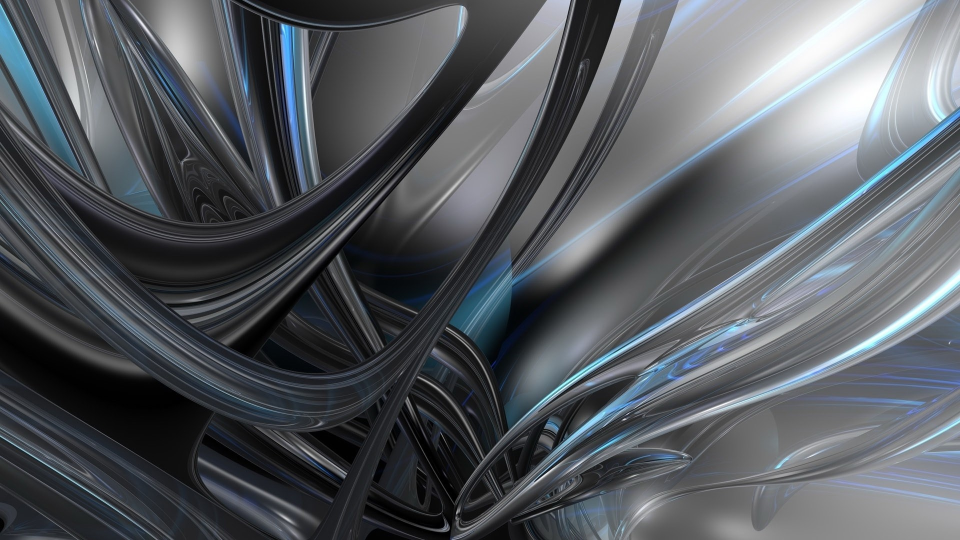
#> input picture data_generation/for_detection/images/img_101.jpg, 1920 x 1080 px (shown at 1/2 size); its folder holds only this picture in this run
$ python put_text.py
#> lines starting #> are read from the running program, lines starting #| are printed output that depends on the picture
### data_generation/for_detection/rotate_text.py
import matplotlib.pyplot as plt
import scipy as sp
from PIL import ImageFont, ImageDraw, Image

import numpy as np

def draw_rotated_text(image, angle, xy, text, fill, *args, **kwargs):

    # get the size of our image
    width, height = image.size
    max_dim = max(width, height)

    # build a transparency mask large enough to hold the text
    mask_size = (max_dim * 2, max_dim * 2)
    mask = Image.new('L', mask_size, 0)

    # add text to mask
    draw = ImageDraw.Draw(mask)
    draw.text((max_dim, max_dim), text, 255, *args, **kwargs)

    if angle % 90 == 0:
        # rotate by multiple of 90 deg is easier
        rotated_mask = mask.rotate(angle)
    else:
        # rotate an an enlarged mask to minimize jaggies
        bigger_mask = mask.resize((max_dim*8, max_dim*8),
                                  resample=Image.BICUBIC)
        rotated_mask = bigger_mask.rotate(angle).resize(
            mask_size, resample=Image.LANCZOS)

    # crop the mask to match image
    mask_xy = (max_dim - xy[0], max_dim - xy[1])
    b_box = mask_xy + (mask_xy[0] + width, mask_xy[1] + height)
    mask = rotated_mask.crop(b_box)

    # paste the appropriate color, with the text transparency mask
    color_image = Image.new('RGBA', image.size, fill)
    image.paste(color_image, mask)
    image

### data_generation/for_detection/put_text.py
import re
import numpy as np #!
from numpy import savetxt
import random
import cv2
import numpy as np
import matplotlib as plt
from PIL import ImageFont, ImageDraw, Image
import os
from rotate_text import draw_rotated_text
import math

img_w = 512
img_h = 512
#mp.dps = 0

def find_point(x, y) :
    x1 = 0
    y1 = 0
    x2 = img_w
    y2 = img_h

    if (x > x1 and x < x2 and
        y > y1 and y < y2) :
        return True
    else :
        return False

def is_cor_inside_image(tl, tr, bl, br):
    if find_point(tl[0], tl[1]) and find_point(tr[0], tr[1]):
        if find_point(bl[0], bl[1]) and find_point(br[0],br[1]):
            return True
    return False

# [13 lines of commented-out code are left out]

def pil2cv(imgPIL):
    imgCV_RGB = np.array(imgPIL, dtype = np.uint8)
    imgCV_BGR = np.array(imgPIL)[:, :, ::-1]
    return imgCV_BGR

def cv2pil(imgCV):
    imgCV_RGB = imgCV[:, :, ::-1]
    imgPIL = Image.fromarray(imgCV_RGB)
    return imgPIL

def cv2_putText(img, text, org, fontFace, color, shape):
	b, g, r = color
	x, y = org
	colorRGB = (r, g, b)
	imgPIL = cv2pil(img)
	draw = ImageDraw.Draw(imgPIL)
	#fontPIL = ImageFont.truetype(font = fontFace, size = fontScale)
	#draw.rectangle(shape, outline = (0,255,0), width = 2)
	draw.text(xy = (x,y), text = text, fill = colorRGB, font = fontFace)
	imgCV = pil2cv(imgPIL)
	return imgCV

def gen_random_par(words_list):
    words_index = random.randint(0,len(words_list) -1)
    font_scale = random.randint(30,80)
    horizontal = random.randint(0,2)
    words = words_list[words_index]
    words_len = len(words) - 1

    if words_len < 4:
        x_cor = random.randint(10,int(img_w/2))
    else :
        x_cor = random.randint(10,int(img_w/4))


    y_cor = random.randint(font_scale, int(img_h - font_scale))


    font = ImageFont.truetype("./fonts/MSGOTHIC.TTC", font_scale)

    tl = (x_cor, y_cor)
    tr = (int(x_cor + words_len*font_scale + font_scale), y_cor)
    br = (int(x_cor + words_len*font_scale + font_scale),int(y_cor + font_scale),)
    bl = (x_cor, int(y_cor + font_scale))

    return words, font, horizontal, font_scale, tl, tr, bl, br

def boxes_intersection(bb1, bb2):
    """
    check two bounding boxes intersect.

    """
    assert bb1[0][0] < bb1[1][0]
    assert bb1[0][1] < bb1[1][1]
    assert bb2[0][0] < bb2[1][0]
    assert bb2[0][1] < bb2[1][1]

    # determine the coordinates of the intersection rectangle
    x_left = max(bb1[0][0], bb2[0][0])
    y_top = max(bb1[0][1], bb2[0][1])
    x_right = min(bb1[1][0], bb2[1][0])
    y_bottom = min(bb1[1][1], bb2[1][1])

    if x_right < x_left or y_bottom < y_top:
        return False
    return True


def main():
    results_dir = "synth_text_images"
    #img_dir = "images"
    # results_dir = "results"
    img_dir = "images"
    if not os.path.exists(results_dir):
        os.mkdir(results_dir)

    words_list = np.zeros(shape=(1, 1),dtype=object)

    with open('katakana_words.txt', 'r', encoding='utf-8') as f:
#> (reads data_generation/for_detection/katakana_words.txt from the repository)
        for line in f:
            words_list = np.append(words_list, line.replace("\n",""))
    words_list = np.delete(words_list,0)

    text_color_list = [(0, 0, 255),(0,0,0),(15, 8, 44), (0,0,0), (255,250,250), (255,0,0), (255,250,250), (255,127,0)]
    #blue, black, dark blue, black, red, white,orange
    count = 0

    for filename in os.listdir(img_dir):
        if filename.endswith(".jpg"):

            image = cv2.imread(os.path.join(img_dir,filename))
#> image is the input picture: shape (1080, 1920, 3); mean B, G, R 95.8, 90.5, 86.2
            count+=1
            words_num = random.randint(1,3)

            cor_list = []

            if not image is None:
                image = cv2.resize(image, (img_w,img_h))
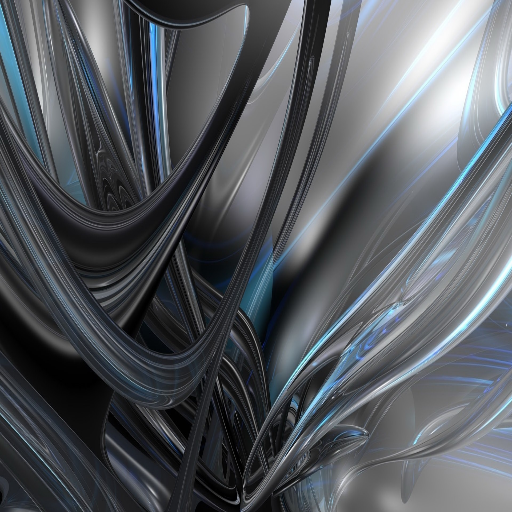
#> image: shape (512, 512, 3); mean B, G, R 95.7, 90.4, 86.1

                for i in range(words_num):
                    is_not_cor_inside = True
                    is_not_box_intersect = True

                    if i == 0:
                        while is_not_cor_inside:

                            words, font, horizontal, font_scale, tl, tr, bl, br = gen_random_par(words_list)
                            if is_cor_inside_image(tl,tr,bl,br):
                                is_not_cor_inside = False
                        cor_list.append([tl, br])
                    elif i == 1:
                        while is_not_box_intersect:
                            while is_not_cor_inside:
                                words, font, horizontal, font_scale, tl, tr, bl, br = gen_random_par(words_list)
                                if is_cor_inside_image(tl,tr,bl,br):
                                    is_not_cor_inside = False
                            cor_list.append([tl, br])
                            check = boxes_intersection(cor_list[i-1], cor_list[i])
                            if check == False:
                                is_not_box_intersect = False
                            else:
                                cor_list.pop(-1)
                                is_not_cor_inside = True
                    elif i == 2:
                        while is_not_box_intersect:
                            while is_not_cor_inside:
                                words, font, horizontal, font_scale, tl, tr, bl, br = gen_random_par(words_list)
                                if is_cor_inside_image(tl,tr,bl,br):
                                    is_not_cor_inside = False
                            cor_list.append([tl, br])
                            check_2 = boxes_intersection(cor_list[0], cor_list[i])
                            check_3 = boxes_intersection(cor_list[1], cor_list[i])
                            if check_2 == False and check_3 == False:
                                is_not_box_intersect = False
                            else:
                                cor_list.pop(-1)
                                is_not_cor_inside = True

                    if not horizontal:
                        image = Image.fromarray(image)

                        angle = random.randint(-15,15)
                        draw_rotated_text(image, angle, (abs(int(tl[0])), abs(int(tl[1] - font_scale*0))), words,
                                            random.choice(text_color_list), font=font)

                        image = np.array(image)
                        #cv2.rectangle(image, tl, br, (0, 255, 0), 2)
                        # cv2.imshow("text", image)
                        # cv2.waitKey(0)
                    else :
                        image = cv2_putText(img = image, text = words,
                                    org = (tl[0], tl[1] - font_scale*0.15 ), fontFace = font,
                                    color = random.choice(text_color_list), shape = [tl, br])
#> this loop made 2 passes
#> pass 1, in draw_rotated_text, `rotated_mask = mask.rotate(angle)`:
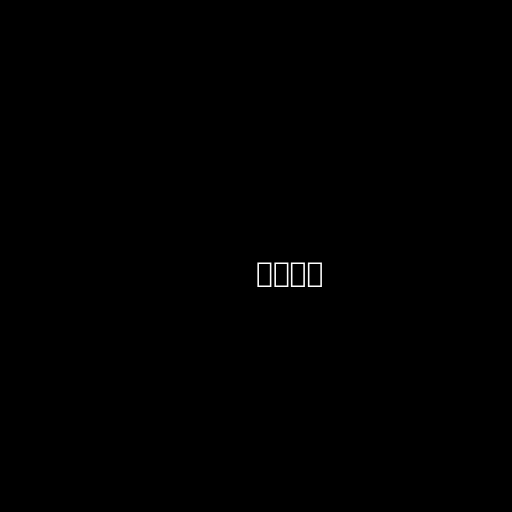
#> rotated_mask: PIL image 1024x1024 L (shown at 1/2 size); min 0, max 255, mean 0.4
#> pass 1, in draw_rotated_text, `mask = rotated_mask.crop(b_box)`:
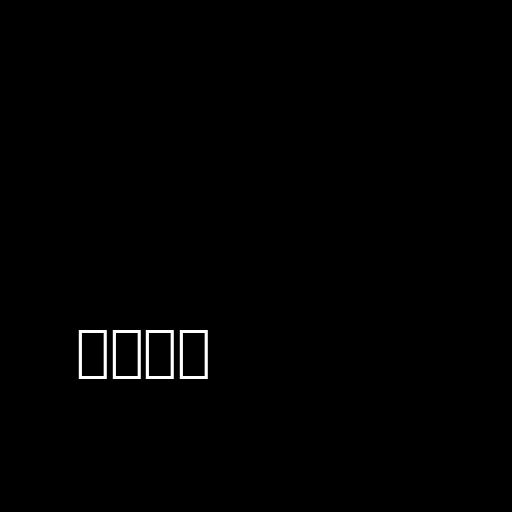
#> mask: PIL image 512x512 L; min 0, max 255, mean 1.7
#> pass 1, in draw_rotated_text, `color_image = Image.new('RGBA', image.size, fill)`:
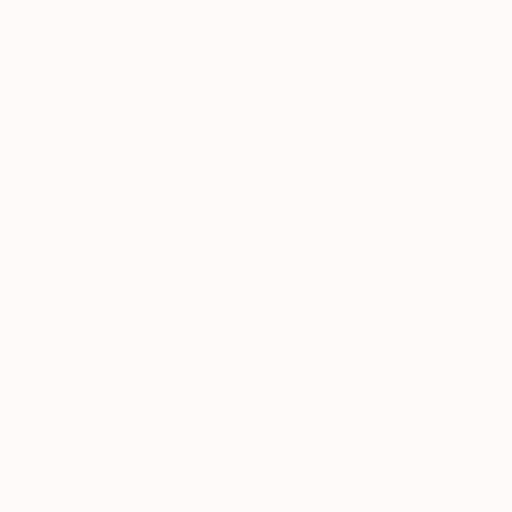
#> color_image: PIL image 512x512 RGBA; mean R, G, B, A 255, 250, 250, 255
#> after the loop:
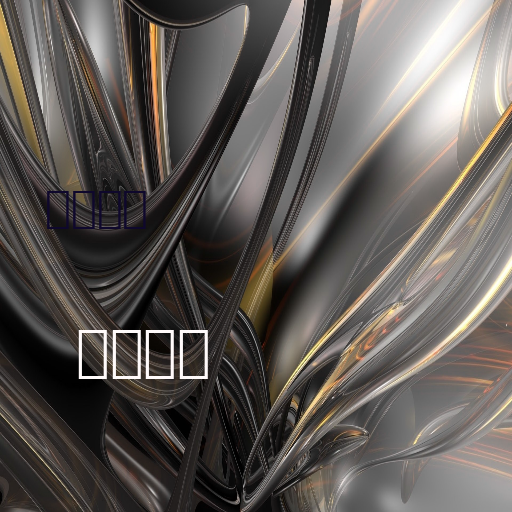
#> image: shape (512, 512, 3); mean R, G, B 96.9, 91.6, 87.5
#> after the loop, cor_list = [[(76, 317), (300, 373)], [(45, 187), (217, 230)]]
                        #cv2.rectangle(img, tl, br, (0, 255, 0), 2)
                        # cv2.imshow("text", image)
                        # cv2.waitKey(0)

                name = os.path.join(results_dir,"img_{}.jpg".format(count))
                cv2.imwrite(name, image)

                print(name)

if __name__ == "__main__":
    main()
